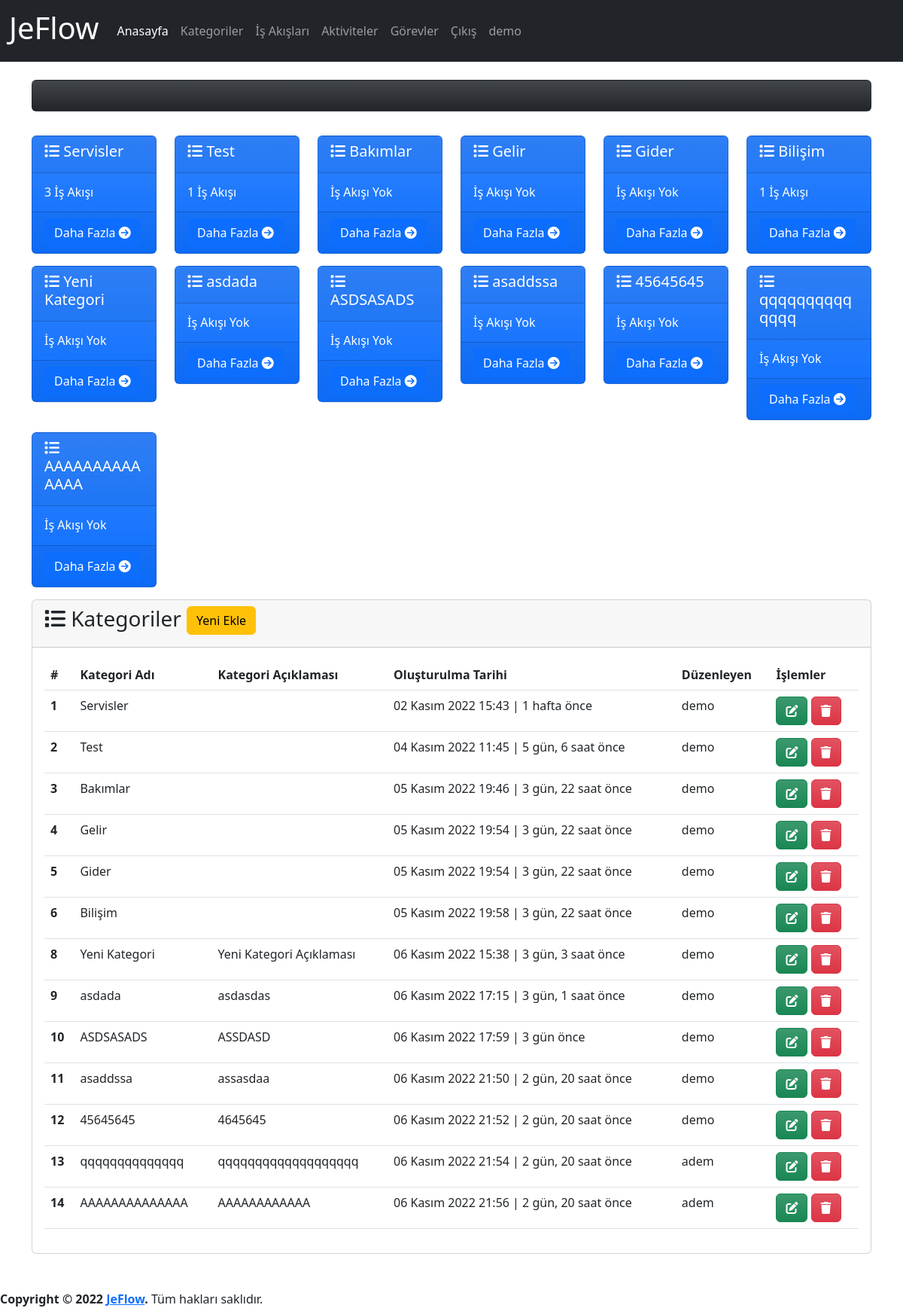
The app's page /category/ (signed in), older data.
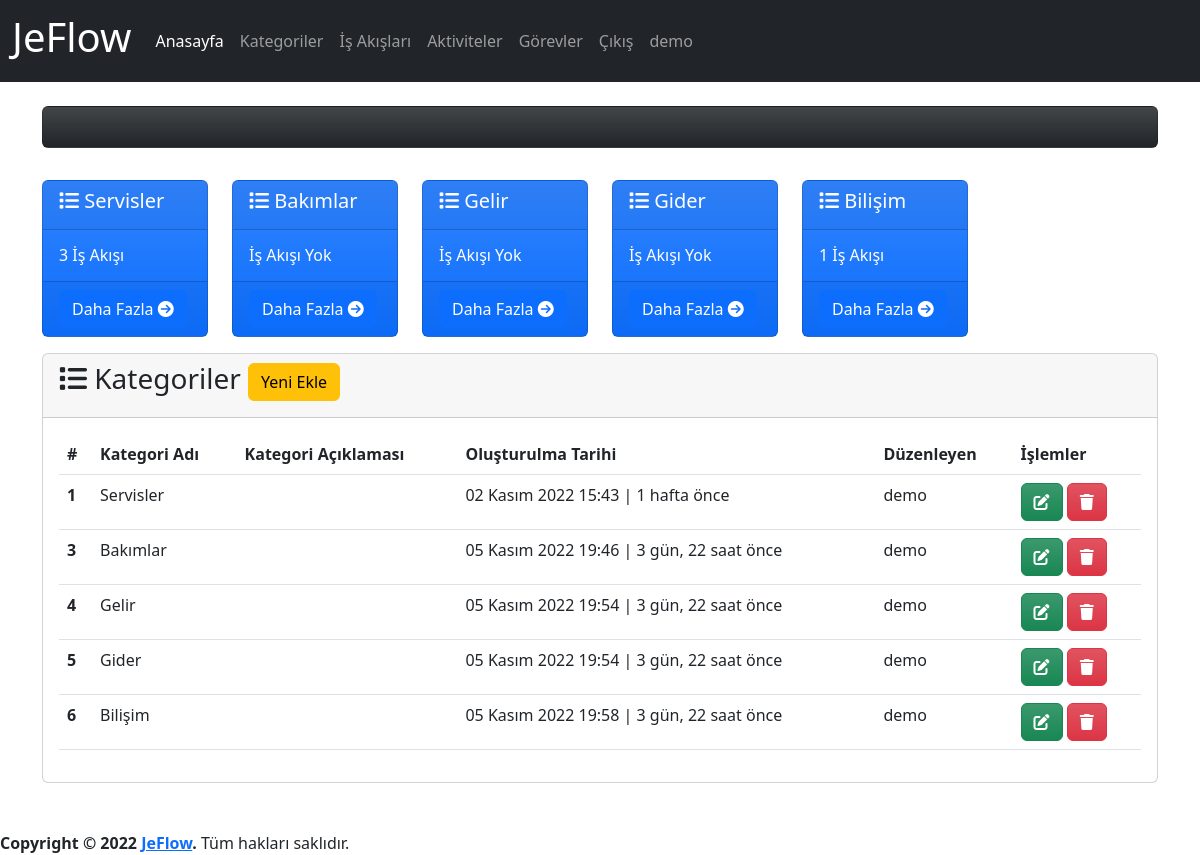
The same page, newer data.
### app/models.py (models this page shows, shortened)
class Category(models.Model):
    name=models.CharField(max_length=500,verbose_name='Kategori Adı')
    description=models.TextField(verbose_name='Kategori Açıklaması', blank=True, null=True)
    created_date=models.DateTimeField(auto_now_add=True, verbose_name='Oluşturulma Tarihi')
    user=models.ForeignKey(User,on_delete=models.CASCADE,verbose_name='Kullanıcı', blank=True, null=True)
    def process_count(self):
        processes=Process.objects.all().filter(category=self)
        return processes.count()
    class Meta:
        verbose_name='Kategori'
        verbose_name_plural="Kategoriler"

### app/views.py (the view, shortened to what this page needs)
# urls.py: path('category/', views.category, name='category'),
@login_required(login_url='/user/login/')
def category(request):
    category_form=CategoryForm()
    categories = Category.objects.order_by('created_date')
    context = {
        'category_form':category_form,
        'categories': categories,
    }
    return render(request, 'app/category.html', context)

### templates/app/category.html (shortened to what this page needs)
{% extends 'layout.html' %}
{% load humanize %}
{% block content %}
{% load crispy_forms_tags %}
{% if categories %}
<div class="row mt-3">
    {% for category in categories %}
    <div class="col-md-2 mt-3">
        <div class="card text-bg-primary bg-gradient" style="max-width: 18rem;">
            <div class="card-header">
                <h5 class="card-title">
                    <i class="fa-solid fa-list"></i>
                    {{category.name}}
                </h5>
            </div>
            <div class="card-body">
                <h6 class="card-text">
                    {% if category.process_count > 0 %}
                    {{ category.process_count }} İş Akışı
                    {% else %}
                    İş Akışı Yok
                    {% endif %}
                </h6>
            </div>
            <div class="card-footer">
                <a href="{% url 'category_detail' category.id %}" class="btn btn-primary">
                    Daha Fazla
                    <i class="fa-solid fa-circle-arrow-right"></i>
                </a>
            </div>
        </div>
    </div>
    {% endfor %}
</div>
{% endif %}
<div class="row mt-3">
    <div class="col-md-12">
        <div class="card">
            <div class="card-header">
                <h3 class="card-title">
                    <i class="fa-solid fa-list"></i>
                    Kategoriler
                    <button type="button" class="btn btn-warning" data-bs-toggle="modal"
                        data-bs-target="#categoryModal">
                        Yeni Ekle
                    </button>
                </h3>
            </div>
            <div class="card-body">
                {% if categories %}
                <table id="category" class="table table-hover">
                    <thead>
                        <tr>
                            <th scope="col">#</th>
                            <th scope="col">Kategori Adı</th>
                            <th scope="col">Kategori Açıklaması</th>
                            <th scope="col">Oluşturulma Tarihi</th>
                            <th scope="col">Düzenleyen</th>
                            <th scope="col">İşlemler</th>
                        </tr>
                    </thead>
                    <tbody>
                        {% for category in categories %}
                        <tr>
                            <th scope="row">{{ category.id }}</th>
                            <td>{{ category.name }}</td>
                            <td>{{ category.description }}</td>
                            <td>{{ category.created_date }} | {{ category.created_date | timesince}} önce</td>
                            <td>{{ category.user }}</td>
                            <td>
                                <a class="btn btn-success bg-gradient" href="{% url 'category_update' category.id %}"
                                    data-bs-toggle="popover" data-bs-trigger="hover" data-bs-title="Düzenle"
                                    data-bs-content="Seçili satırdaki kaydı düzenler.">
                                    <i class="fa-solid fa-pen-to-square"></i>
                                </a>
                                <a class="btn btn-danger bg-gradient" href="{% url 'category_delete' category.id %}"
                                    data-bs-toggle="popover" data-bs-trigger="hover" data-bs-title="Sil"
                                    data-bs-content="Seçili satırdaki kaydı siler.">
                                    <i class="fa-solid fa-trash"></i>
                                </a>
                            </td>
                        </tr>
                        {% endfor %}
                    </tbody>
                </table>
                {% else %}
                <div class="alert alert-warning">
                    <p>Kategori bulunamadı.</p>
                </div>
                {% endif %}
            </div>
        </div>
    </div>
</div>
{% endblock %}

### templates/layout.html (shortened to what this page needs)
{% load static %}
<!doctype html>
<html lang="tr">
<head>
  <link href="https://cdn.jsdelivr.net/npm/bootstrap@5.2.2/dist/css/bootstrap.min.css" rel="stylesheet"
>
  <link rel="stylesheet" type="text/css" href="https://cdn.datatables.net/1.12.1/css/dataTables.bootstrap5.min.css">
  <link rel="stylesheet" type="text/css"
    href="https://cdn.datatables.net/responsive/2.3.0/css/responsive.dataTables.min.css">
  <link rel="stylesheet" type="text/css" href="https://cdn.datatables.net/buttons/2.2.3/css/buttons.bootstrap5.min.css">
</head>
<body>
  <header>
    <nav class="navbar navbar-expand-lg navbar-dark bg-dark">
      <div class="container-fluid">
        <a class="navbar-brand" href="{% url 'index' %}">
          <h1>JeFlow</h1>
        </a>
        <div class="collapse navbar-collapse" id="navbarNavDropdown">
          <ul class="navbar-nav">
            <li class="nav-item">
              <a class="nav-link active" aria-current="page" href="{% url 'index' %}">Anasayfa</a>
            </li>
            {% if user.is_authenticated %}
            <li class="nav-item">
              <a class="nav-link" href="{% url 'category' %}">Kategoriler</a>
            </li>
            <li class="nav-item">
              <a class="nav-link" href="{% url 'process' %}">İş Akışları</a>
            </li>
            <li class="nav-item">
              <a class="nav-link" href="{% url 'activity' %}">Aktiviteler</a>
            </li>
            <li class="nav-item">
              <a class="nav-link" href="{% url 'task' %}">Görevler</a>
            </li>
            <li class="nav-item">
              <a class="nav-link" href="javascript:{document.getElementById('logout').submit()}">Çıkış</a>
            </li>
            <li class="nav-item">
              <a href="#" class="nav-link">{{ user }}</a>
            </li>
            {% else %}
            <li class="nav-item">
              <a class="nav-link" href="{% url 'register' %}">Kayıt Ol</a>
            </li>
            {% endif %}
          </ul>
        </div>
      </div>
    </nav>
  </header>
  <main>
    <div class="container mt-4">
      <div class="row mb-3">
        <div class="col-md-12">
          <div class="card text-center text-bg-dark bg-gradient">
            <div class="card-body">
            </div>
          </div>
        </div>
      </div>
      {% block content %}
      {% endblock %}
    </div>
  </main>
  <footer class="mt-5">
    <strong>Copyright &copy; 2022 <a href="http://jeflow.herokuapp.com">JeFlow</a>.</strong>
    Tüm hakları saklıdır.
  </footer>
</body>
</html>

Row changes from the older to the newer data that the page shows:
removed Category: name "Test", process_count "1", id "2", created_date "04 Kasım 2022 11:45", created_date "5 gün, 6 saat", user "demo"
removed Category: name "Yeni Kategori", shows "İş Akışı Yok", id "8", description "Yeni Kategori Açıklaması", created_date "06 Kasım 2022 15:38", created_date "3 gün, 3 saat", user "demo"
removed Category: name "asdada", shows "İş Akışı Yok", id "9", description "asdasdas", created_date "06 Kasım 2022 17:15", created_date "3 gün, 1 saat", user "demo"
removed Category: name "ASDSASADS", shows "İş Akışı Yok", id "10", description "ASSDASD", created_date "06 Kasım 2022 17:59", created_date "3 gün", user "demo"
removed Category: name "asaddssa", shows "İş Akışı Yok", id "11", description "assasdaa", created_date "06 Kasım 2022 21:50", created_date "2 gün, 20 saat", user "demo"
removed Category: name "45645645", shows "İş Akışı Yok", id "12", description "4645645", created_date "06 Kasım 2022 21:52", created_date "2 gün, 20 saat", user "demo"
removed Category: name "qqqqqqqqqqqqqq", shows "İş Akışı Yok", id "13", description "qqqqqqqqqqqqqqqqqqq", created_date "06 Kasım 2022 21:54", created_date "2 gün, 20 saat", user "adem"
removed Category: name "AAAAAAAAAAAAAA", shows "İş Akışı Yok", id "14", description "AAAAAAAAAAAA", created_date "06 Kasım 2022 21:56", created_date "2 gün, 20 saat", user "adem"
